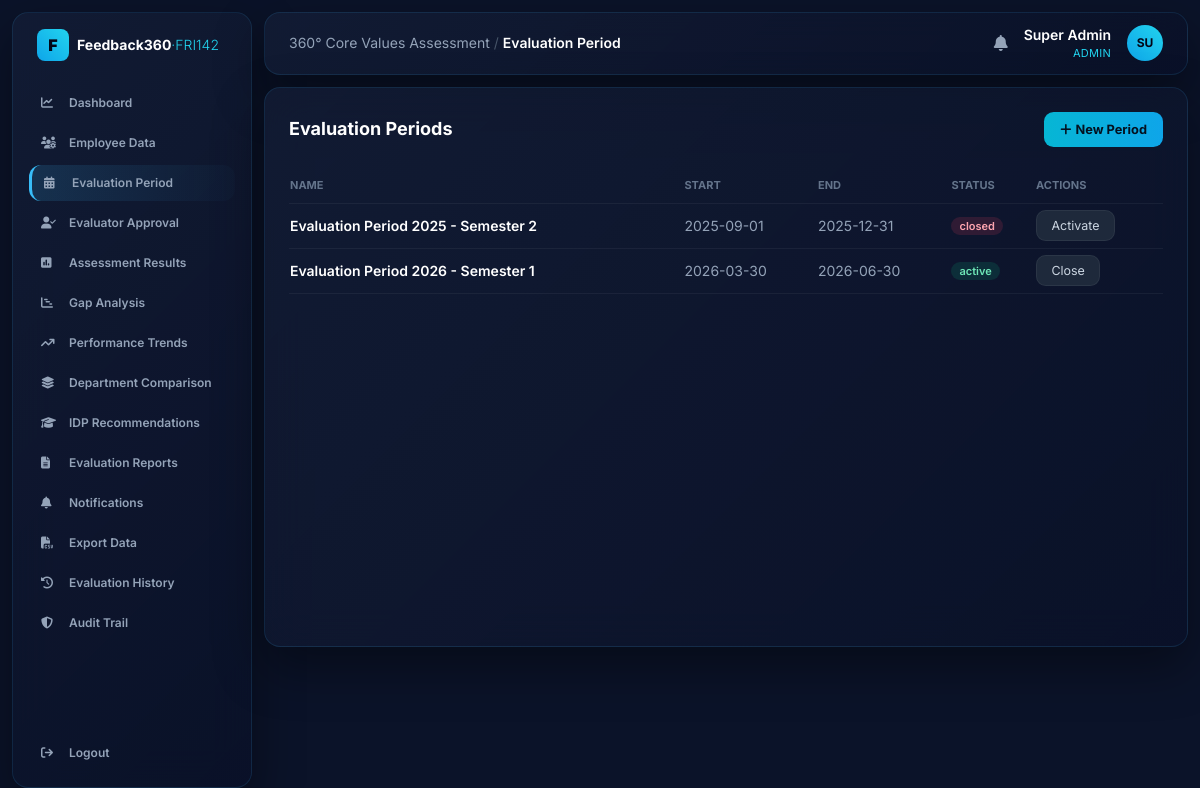
The page /periods (signed in) on the database its author committed.
### tables this page shows
CREATE TABLE users (
    id INTEGER PRIMARY KEY AUTOINCREMENT,
    username TEXT UNIQUE NOT NULL,
    password_hash TEXT NOT NULL,
    display_name TEXT NOT NULL,
    role TEXT NOT NULL,                -- admin | hr | management | employee
    employee_id INTEGER REFERENCES employees(id)
);

CREATE TABLE periods (
    id INTEGER PRIMARY KEY AUTOINCREMENT,
    name TEXT NOT NULL,
    start_date TEXT,
    end_date TEXT,
    status TEXT NOT NULL DEFAULT 'draft'   -- draft | active | closed
);

### app.py (the view, shortened to what this page needs)
@app.route("/periods", methods=["GET", "POST"])
@require("admin", "hr")
def periods():
    rows = g.db.execute("SELECT * FROM periods ORDER BY id DESC").fetchall()
    return render_template("periods.html", rows=rows)

### app.py (called while the page is built)
@app.before_request
def load_user():
    g.db = get_db()
    g.user = None
    if "uid" in session:
        g.user = g.db.execute(
            "SELECT * FROM users WHERE id=?", (session["uid"],)
        ).fetchone()

def require(*roles):
    def deco(fn):
        @wraps(fn)
        def wrapper(*a, **kw):
            if not g.user:
                return redirect(url_for("login"))
            if roles and g.user["role"] not in roles:
                abort(403)
            return fn(*a, **kw)
        return wrapper
    return deco

@app.context_processor
def inject_globals():
    unread = 0
    if g.get("user"):
        unread = g.db.execute(
            "SELECT COUNT(*) c FROM notifications WHERE is_read=0 AND "
            "(target_role=? OR target_user_id=?)",
            (g.user["role"], g.user["id"]),
        ).fetchone()["c"]
    return dict(user=g.get("user"), VALUES=VALUES, VALUE_LABELS=VALUE_LABELS,
                TARGET=CORPORATE_TARGET, unread=unread)

### database.py (called while the page is built)
def get_db():
    conn = sqlite3.connect(DB_PATH)
    conn.row_factory = sqlite3.Row
    conn.execute("PRAGMA foreign_keys = ON")
    return conn

### templates/periods.html (shortened to what this page needs)
{% extends "base.html" %}
{% block heading %}Evaluation Period{% endblock %}
{% block body %}
<div class="flex items-center justify-between mb-5">
  <h2 class="text-lg font-bold text-white">Evaluation Periods</h2>
  <button onclick="document.getElementById('pb').classList.toggle('hidden')" class="btn"><i class="fa-solid fa-plus mr-1"></i>New Period</button>
</div>
<table class="w-full text-sm">
  <thead><tr class="text-[11px] uppercase text-slate-500 text-left border-b border-white/5">
    <th class="py-2">Name</th><th>Start</th><th>End</th><th>Status</th><th>Actions</th></tr></thead>
  <tbody>
  {% for r in rows %}
    <tr class="border-b border-white/5">
      <td class="py-3 font-semibold text-white">{{ r['name'] }}</td>
      <td class="text-slate-400">{{ r['start_date'] or '—' }}</td>
      <td class="text-slate-400">{{ r['end_date'] or '—' }}</td>
      <td><span class="px-2 py-0.5 rounded-full text-[11px] font-semibold
        {{ 'bg-emerald-500/15 text-emerald-300' if r['status']=='active'
           else 'bg-slate-500/15 text-slate-300' if r['status']=='draft'
           else 'bg-rose-500/15 text-rose-300' }}">{{ r['status'] }}</span></td>
      <td class="space-x-2">
        {% if r['status']!='active' %}<a href="{{ url_for('period_action',pid=r['id'],action='activate') }}" class="btn-ghost">Activate</a>{% endif %}
        {% if r['status']=='active' %}<a href="{{ url_for('period_action',pid=r['id'],action='close') }}" class="btn-ghost">Close</a>{% endif %}
      </td></tr>
  {% endfor %}
  </tbody>
</table>
{% endblock %}

### templates/base.html (shortened to what this page needs)
<!DOCTYPE html>
<html lang="en">
<head>
<script src="https://cdn.tailwindcss.com"></script>
<link rel="stylesheet" href="https://cdnjs.cloudflare.com/ajax/libs/font-awesome/6.4.0/css/all.min.css">
</head>
<body class="text-slate-200 min-h-screen">
{% if user %}
<div class="flex min-h-screen">
  <aside class="w-60 shrink-0 glossy m-3 rounded-2xl p-4 flex flex-col">
    <div class="flex items-center gap-2 px-2 mb-6">
      <div class="w-8 h-8 bg-gradient-to-tr from-sky-500 to-cyan-400 rounded-lg flex items-center justify-center text-slate-950 font-black">F</div>
      <span class="text-sm font-bold text-white leading-tight">Feedback360<span class="text-cyan-400 font-light">·FRI142</span></span>
    </div>
    {% set R = user['role'] %}
    <nav class="space-y-1 text-xs font-semibold flex-grow">
      {% macro link(ep,icon,label) %}
        <a href="{{ url_for(ep) }}" class="flex items-center gap-3 px-3 py-2.5 rounded-xl navlink {{ 'nav-active' if request.endpoint==ep }}">
          <i class="fa-solid {{ icon }} w-4"></i><span>{{ label }}</span></a>
      {% endmacro %}
      {% if R in ['admin','hr','management'] %}{{ link('dashboard','fa-chart-line','Dashboard') }}{% endif %}
      {% if R in ['admin','hr'] %}{{ link('employees','fa-users-gear','Employee Data') }}{% endif %}
      {% if R in ['admin','hr'] %}{{ link('periods','fa-calendar-days','Evaluation Period') }}{% endif %}
      {% if R in ['admin','hr'] %}{{ link('evaluators','fa-user-check','Evaluator Approval') }}{% endif %}
      {% if R in ['admin','hr','management'] %}{{ link('results','fa-square-poll-vertical','Assessment Results') }}{% endif %}
      {% if R in ['admin','hr','management'] %}{{ link('gap','fa-chart-gantt','Gap Analysis') }}{% endif %}
      {% if R in ['admin','hr','management'] %}{{ link('trends','fa-arrow-trend-up','Performance Trends') }}{% endif %}
      {% if R in ['admin','hr','management'] %}{{ link('departments','fa-layer-group','Department Comparison') }}{% endif %}
      {% if R in ['admin','hr','management'] %}{{ link('idp','fa-graduation-cap', 'IDP Summary' if R=='management' else 'IDP Recommendations') }}{% endif %}
      {% if R in ['admin','hr','management'] %}{{ link('reports','fa-file-lines','Evaluation Reports') }}{% endif %}
      {{ link('notifications','fa-bell','Notifications') }}
      {% if R in ['admin','hr'] %}<a href="{{ url_for('export_data') }}" class="flex items-center gap-3 px-3 py-2.5 rounded-xl navlink"><i class="fa-solid fa-file-csv w-4"></i><span>Export Data</span></a>{% endif %}
      {% if R in ['admin','hr','management'] %}{{ link('history','fa-clock-rotate-left','Evaluation History') }}{% endif %}
      {% if R in ['admin','hr'] %}{{ link('audit','fa-shield-halved','Audit Trail') }}{% endif %}
    </nav>
    <a href="{{ url_for('logout') }}" class="flex items-center gap-3 px-3 py-2.5 rounded-xl navlink text-xs font-semibold mt-2">
      <i class="fa-solid fa-arrow-right-from-bracket w-4"></i><span>Logout</span></a>
  </aside>
  <div class="flex-grow p-3 pl-0">
    <header class="glossy rounded-2xl px-6 py-3 flex justify-between items-center mb-3">
      <div class="text-sm text-slate-400">360° Core Values Assessment <span class="text-slate-600">/</span>
        <span class="text-white font-semibold">{{ self.heading() }}</span></div>
      <div class="flex items-center gap-4">
        <a href="{{ url_for('notifications') }}" class="relative text-slate-400 hover:text-white">
          <i class="fa-solid fa-bell"></i>
        </a>
        <div class="text-right">
          <div class="text-sm font-semibold text-white">{{ user['display_name'] }}</div>
          <div class="text-[11px] text-cyan-400 uppercase tracking-wide">{{ user['role'] }}</div>
        </div>
        <div class="w-9 h-9 rounded-full bg-gradient-to-tr from-sky-500 to-cyan-400 flex items-center justify-center text-slate-950 font-bold text-xs">
          {{ user['display_name'][:2]|upper }}</div>
      </div>
    </header>
    <main class="glossy rounded-2xl p-6 min-h-[70vh]">{% block body %}{% endblock %}</main>
  </div>
</div>
{% else %}{% block plain %}{% endblock %}{% endif %}
</body>
</html>

### templates/base.html (style rules this page uses)
body { font-family:'Inter',sans-serif;background:#0b1329 }
.glossy { background:linear-gradient(135deg,rgba(20,30,55,.75),rgba(10,17,40,.85)); backdrop-filter:blur(20px);border:1px solid rgba(56,189,248,.12); box-shadow:0 20px 50px rgba(0,0,0,.4) }
.nav-active { background:linear-gradient(90deg,rgba(56,189,248,.15),rgba(56,189,248,.02)); border-left:3px solid #38bdf8;color:#fff }
.navlink { color:#94a3b8 }
.btn { background:linear-gradient(90deg,#06b6d4,#0ea5e9);color:#04111f;font-weight:700; padding:.5rem 1rem;border-radius:.6rem;font-size:.8rem }
.btn-ghost { background:#1e293b;color:#cbd5e1;padding:.45rem .9rem;border-radius:.6rem;font-size:.78rem;border:1px solid rgba(255,255,255,.06) }

### rows shown on the page
users: display_name "Super Admin", role "ADMIN", display_name "SU"
periods: name "Evaluation Period 2025 - Semester 2", start_date "2025-09-01", end_date "2025-12-31", status "closed"
periods: name "Evaluation Period 2026 - Semester 1", start_date "2026-03-30", end_date "2026-06-30", status "active"
